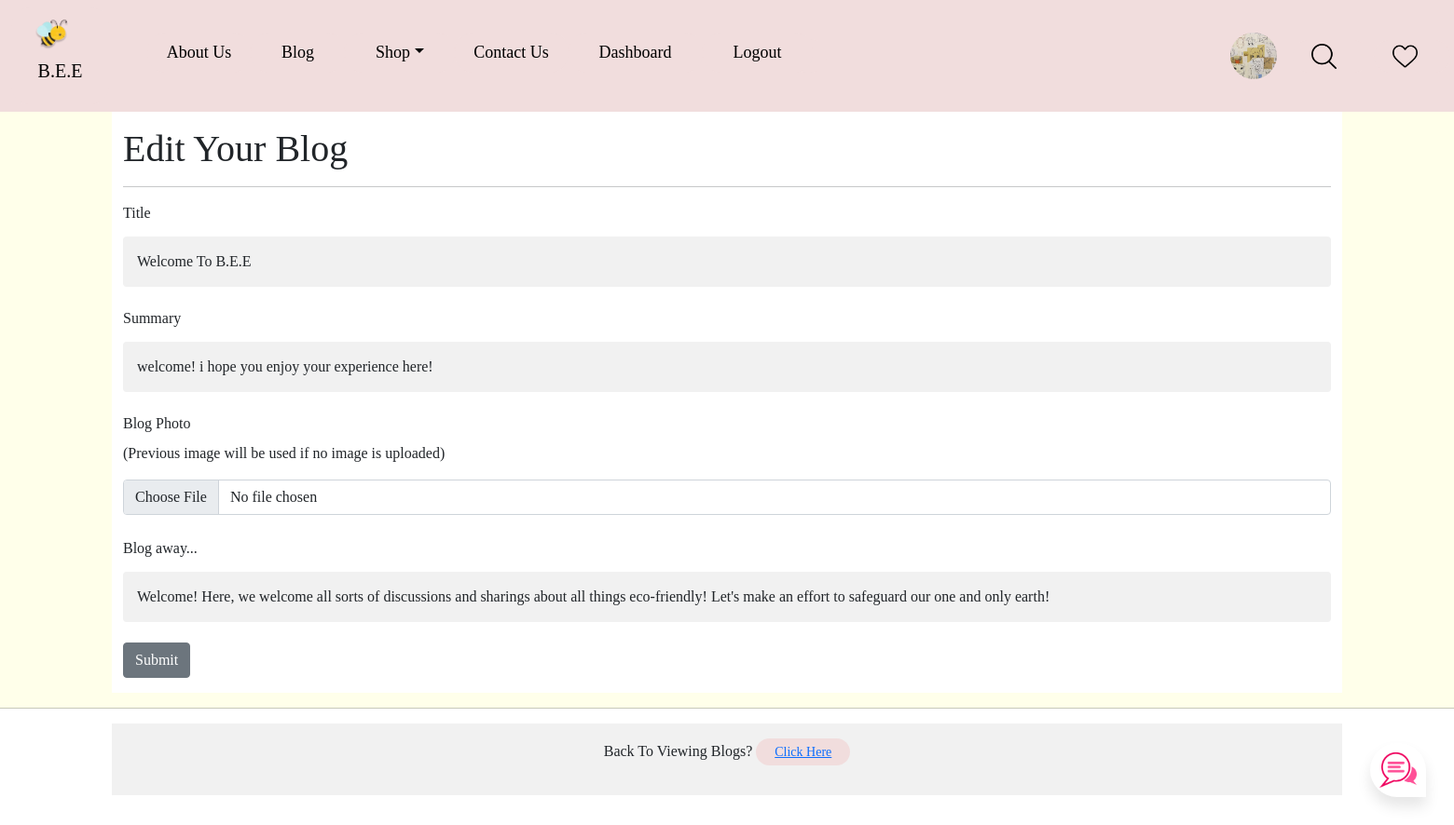
Screenshot of /editblog/1 (signed in) with the database file from the repository.
### tables this page shows
CREATE TABLE blog (username VARCHAR(255) NOT NULL,title TEXT, summary TEXT, blog_pic STRING, description TEXT, datetime INT NOT NULL DEFAULT CURRENT_TIMESTAMP);

### app.py (the view)
@app.route('/editblog/<int:id>', methods=['GET', 'POST'])
@login_required
def editblog(id):
    form = BlogForm()
    poster = session['username']
    if request.method == 'POST':
        new_title = request.form['title']
        new_summary = request.form['summary']
        new_description = request.form['description']
        if request.files['blog_pic']:
            blog_pic = request.files['blog_pic']
            pic_filename = secure_filename(blog_pic.filename)
            pic_name = str(uuid.uuid1()) + "_" + pic_filename
            saver = request.files['blog_pic']
            saver.save(os.path.join(app.config['UPLOAD_FOLDER'], pic_name))
            with sqlite3.connect('database.db') as con:
                cur = con.cursor()
                cur.execute('SELECT blog_pic FROM blog where rowid = ?', (id,))
                blog_pic = cur.fetchone()
                for pic in blog_pic:
                    location = 'static/img/'
                    path = os.path.join(location, pic)
                    os.remove(path)
                cur.execute(
                    "UPDATE blog SET username = ?, title = ?, summary = ?, blog_pic = ?, description = ?, datetime = CURRENT_TIMESTAMP WHERE rowid = ?",
                    (poster, new_title, new_summary, pic_name, new_description, id))
                con.commit()
            con.close()
            return redirect(url_for('blog'))
        else:
            with sqlite3.connect('database.db') as con:
                cur = con.cursor()
                cur.execute(
                    "UPDATE blog SET username = ?, title = ?, summary = ?, description = ?, datetime = CURRENT_TIMESTAMP WHERE rowid = ?",
                    (poster, new_title, new_summary, new_description, id))
                con.commit()
            con.close()
            return redirect(url_for('blog'))
    else:
        con = sqlite3.connect('database.db')
        cur = con.cursor()
        cur.execute("SELECT * FROM blog WHERE rowid = ?", (id,))
        userblogs = cur.fetchall()
        con.commit()
        con.close()
        return render_template('editblog.html', userblogs=userblogs, id=id, form=form)

### app.py
class BlogForm(FlaskForm):
    title = StringField("Title", validators=[DataRequired()])
    summary = StringField('Summary', validators=[Length(min=1, max=150), DataRequired()])
    blog_pic = FileField("Blog Photo")
    description = StringField('Blog away...', validators=[Length(min=50, max=800), DataRequired()])
    submit = SubmitField("Submit")

### app.py (called while the page is built)
def get_db():
    db = getattr(g, '_database', None)
    if db is None:
        db = g._database = sqlite3.connect('database.db')
    return db

@app.teardown_appcontext
def close_connection(exception):
    db = getattr(g, '_database', None)
    if db is not None:
        db.close()

@app.before_request
def load_logged_in_user():
    user_id = session.get('user_id')
    if user_id is None:
        g.user = None
    else:
        g.user = get_db().execute(
            'SELECT * FROM user WHERE user_id = ?', (user_id,)
        ).fetchone()

def login_required(view):
    @functools.wraps(view)
    def wrapped_view(**kwargs):
        if g.user is None:
            return redirect(url_for('login'))
        return view(**kwargs)
    return wrapped_view

### templates/editblog.html (shortened to what this page needs)
<!DOCTYPE html>
<html lang="en">
<head>
</head>
<body>
{% extends "base.html" %}
{% block content %}
<form action="/editblog/{{ id }}" method="POST" enctype="multipart/form-data">
  <div class="container">
    <h1>Edit Your Blog</h1>
      {% for userblog in userblogs %}
      <hr>
      {{ form.title.label(class="form-label") }}
      {{ form.title(class="form-control", value=userblog[1]) }}
      <br/>
      {{ form.summary.label(class="form-label") }}
      {{ form.summary(class="form-control", value=userblog[2]) }}
      <br/>
      {{ form.blog_pic.label(class="form-label") }} <p>(Previous image will be used if no image is uploaded)</p>
      {{ form.blog_pic(class="form-control", value=userblog[3]) }}
      <br/>
      {{ form.description.label(class="form-label") }}
      {{ form.description(class="form-control", value=userblog[4]) }}
      <br/>
          {{ form.submit(class="btn btn-secondary") }}
    </div>
    {% endfor %}
    <hr>
  </div>
  <div class="container signin">
    <p>Back To Viewing Blogs? <a href="/blog">Click Here</a></p>
  </div>
{% endblock %}

### templates/editblog.html (style rules this page uses)
body { font-family: Arial, Helvetica, sans-serif; background-color: black; }
* { box-sizing: border-box; }
.container { padding: 16px; background-color: white; }
input[type=text], input[type=password] { width: 100%; padding: 15px; margin: 5px 0 22px 0; display: inline-block; border: none; background: #f1f1f1; }
hr { border: 1px solid #f1f1f1; margin-bottom: 25px; }
a { display: inline-block; font-size: 14px; font-weight: normal; background-color: #F1DDDD; color: black; padding: 4px 20px; border-radius: 20px; text-decoration: none; }
.signin { background-color: #f1f1f1; text-align: center; }

### templates/base.html (style rules this page uses)
body { background-color: #FFFFEA; overflow-x: hidden; overflow-y: scroll; }
* { margin:0px; padding:0px; box-sizing: border-box; font-family: 'Anko'; }
::placeholder { text-align: center; color: gray; opacity: 1; }

### rows the page displays
blog: title.label "Title", title "Welcome To B.E.E", summary.label "Summary", summary "welcome! i hope you enjoy your experience here!", blog_pic.label "Blog Photo", description.label "Blog away...", description "Welcome! Here, we welcome all sorts of discussions and sharings about all things eco-friendly! Let's make an effort to safeguard our one and only earth!"
